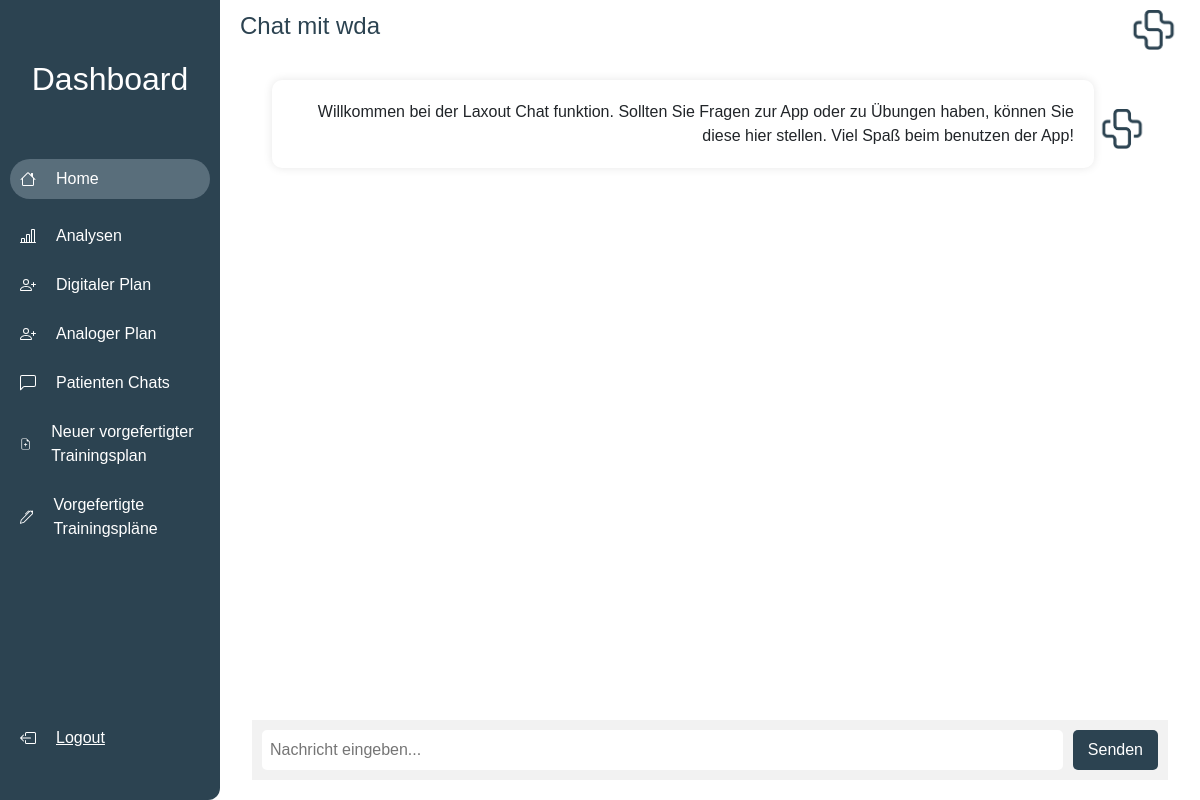
/home/chats/1/ (signed in), run on the app's committed database.
### laxout_app/models.py (models this page shows)
class LaxoutUser(models.Model):
    user_uid = models.CharField(max_length=420, default="")
    laxout_user_name = models.CharField(max_length=200, default="")
    laxout_credits = models.IntegerField(default=0)
    note = models.CharField(max_length=200, default="")
    creation_date = models.DateField(default=timezone.now())
    exercises = models.ManyToManyField(Laxout_Exercise)
    created_by = models.ForeignKey(User, on_delete=models.CASCADE)
    indexes = models.ManyToManyField(IndexesLaxoutUser)
    last_login = models.DateTimeField(default=timezone.datetime(2023, 11, 14))
    last_login_2 = models.DateTimeField(default=timezone.datetime(2023, 11, 14))
    coupons = models.ManyToManyField(Coupon)
    last_meet = models.DateField(default=timezone.datetime.today())
    instruction = models.CharField(default="", max_length=200)
    lax_tree_id = models.IntegerField(default=0)
    water_drops_count = models.IntegerField(default=0)
    instruction_in_int = models.IntegerField(default=0)
    email_adress = models.CharField(default="", max_length=40)
    admin_has_seen_chat = models.BooleanField(default=True)
    user_has_seen_chat = models.BooleanField(default=False)
    was_created_through_app = models.BooleanField(default=False)

class ChatDataModel(models.Model):
    is_sender = models.BooleanField(default=False)
    message = models.CharField(max_length=2003000000, default="")
    created_by = models.IntegerField(default=0)
    admin_id = models.IntegerField(default=0)

### laxout_app/views.py (the view)
@login_required(login_url="login")
def personal_chat(request, id=None):
    user = models.LaxoutUser.objects.get(id=id)
    personal_chat = models.ChatDataModel.objects.filter(created_by=id)
    print(f"Länge des Chats{len(personal_chat)}")
    return render(
        request,
        "laxout_app/personal-chat.html",
        {"user": user, "personal_chat": personal_chat},
    )

### laxout_app/templates/laxout_app/personal-chat.html (shortened to what this page needs)
{% extends "laxout_app/main.html" %}
{% load static %}
{% block praxisname %}
Chat mit {{ user.laxout_user_name }}
{% endblock praxisname %}
{% block content %}
<!DOCTYPE html>
<html lang="en">
<head>
</head>
<body>
    <div class="container">
        <div class="chat-box" id="chatBox">
            {% for chat in personal_chat %}
            <div style="display: flex; flex-direction: row; align-items:center; ">
                {% if chat.is_sender %}
                <div class="circle">Patient</div>
                <div class="message">
                    {{ chat.message }}
                </div>
                {% else %}
                <div class="message-sender" style="margin-left: auto;">
                    {{ chat.message }}
                </div>
                <img src="{% static 'images/logo3.png' %}" alt="" height="40px" width="55px">
                {% endif %}
            </div>
            {% endfor %}
        </div>
        <div class="input-box">
            <input type="text" id="messageInput" placeholder="Nachricht eingeben...">
            <button onclick="sendMessage()">Senden</button>
        </div>
    </div>
</body>
</html>
{% endblock content %}

### laxout_app/templates/laxout_app/main.html (style rules this page uses)
body { background-color: rgb(251, 251, 251) !important; margin: 0px; }

### laxout_app/templates/laxout_app/personal-chat.html (style rules this page uses)
body { font-family: Arial, sans-serif; margin: 0; padding: 0; }
.container { width: 100%; height: 90vh; display: flex; flex-direction: column; }
.chat-box { flex: 1; overflow-y: scroll; padding: 20px; }
.message-sender { text-align: right; margin-bottom: 10px; box-shadow: 0 0 10px rgba(0, 0, 0, 0.1); padding: 20px; border-radius: 10px; width: auto; }
.input-box { display: flex; align-items: center; padding: 10px; background-color: #f2f2f2; }
.input-box input[type="text"] { flex: 1; padding: 8px; border: none; border-radius: 5px; margin-right: 10px; }
.input-box button { padding: 8px 15px; border: none; border-radius: 5px; background-color: rgb(44, 67, 81); color: white; cursor: pointer; }

### data on the page
LaxoutUser: laxout_user_name "wda"
ChatDataModel: message "Willkommen bei der Laxout Chat funktion. Sollten Sie Fragen zur App oder zu Übungen haben, können Sie diese hier stellen. Viel Spaß beim benutzen der App!", is_sender False (drawn)
